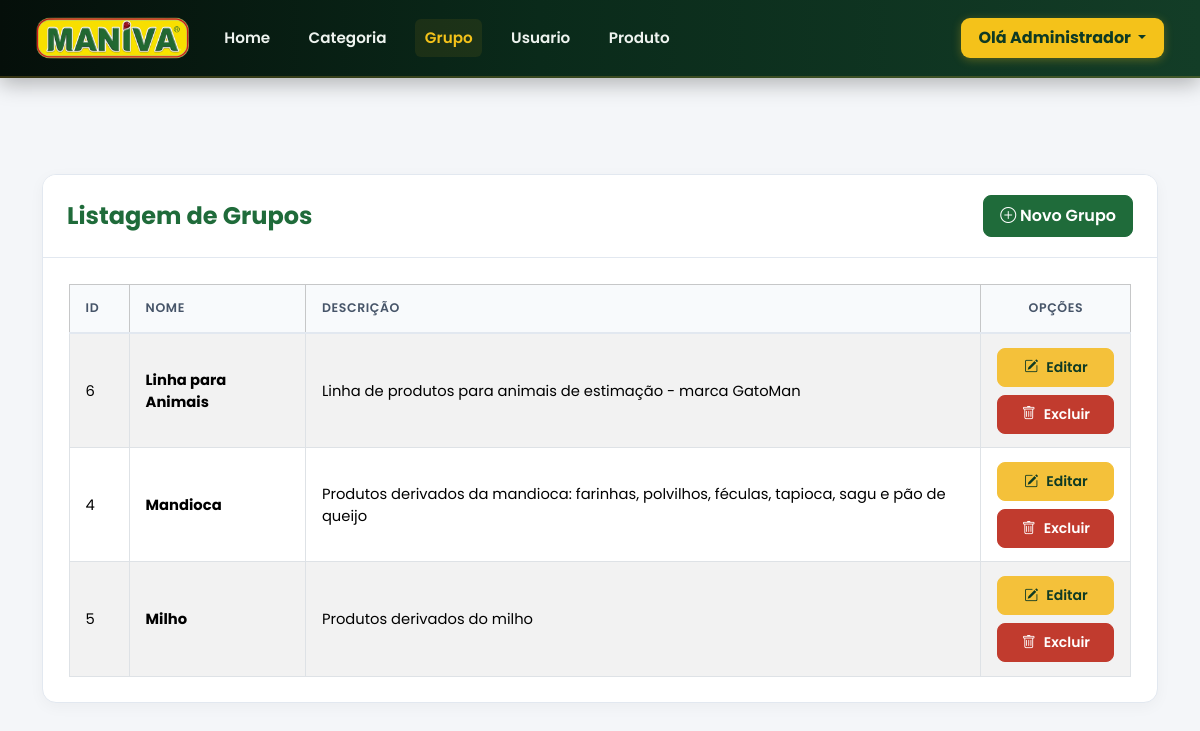
Before: /admin/listar/grupo (signed in) with the older database file.
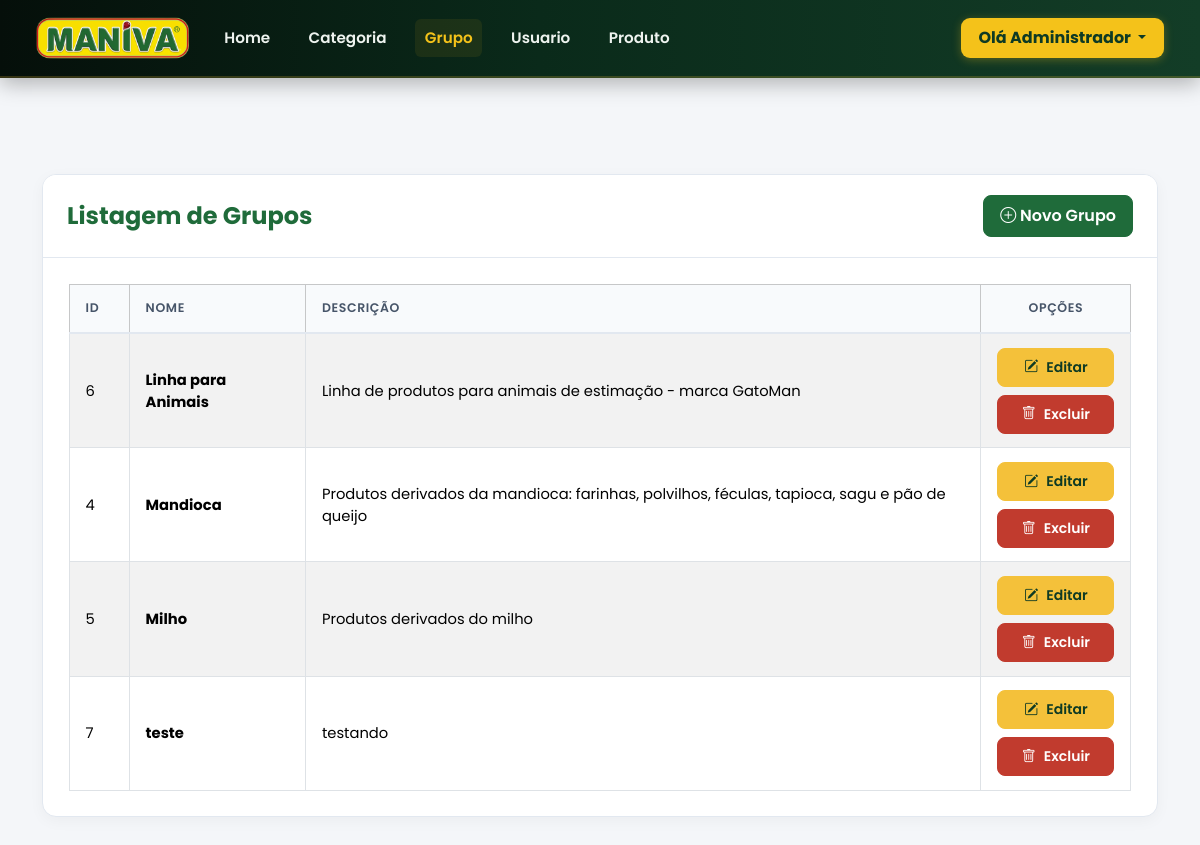
After: the same page with the newer database file.
### tables this page shows
CREATE TABLE `grupo` (
  `id` int(11) NOT NULL,
  `nome` varchar(100) NOT NULL,
  `descricao` text DEFAULT NULL
);

### admin/listar/grupo.php (the view, shortened to what this page needs)
<div class="container pt-5 pb-5">
    <div class="card">
        <div class="card-header">
            <div class="float-start">
                <h2>Listagem de Grupos</h2>
            </div>
            <div class="float-end">
                <a href="cadastrar/grupo" class="btn btn-success">
                    <i class="bi bi-plus-circle"></i> Novo Grupo
                </a>
            </div>
        </div>
        <div class="card-body">
            <table class="table table-bordered table-striped table-hover align-middle">
                <thead class="table-light">
                    <tr>
                        <th width="60px">ID</th>
                        <th>Nome</th>
                        <th>Descrição</th>
                        <th width="150px" class="text-center">Opções</th>
                    </tr>
                </thead>
                <tbody>
                    <?php
                    $sqlListar = "SELECT id, nome, descricao FROM grupo ORDER BY nome";
                    $consultaListar = $pdo->prepare($sqlListar);
                    $consultaListar->execute();
                    $dadosListar = $consultaListar->fetchAll(PDO::FETCH_OBJ);
                    foreach ($dadosListar as $dados) {
                    ?>
                        <tr>
                            <td><?= $dados->id ?></td>
                            <td><strong><?= htmlspecialchars($dados->nome) ?></strong></td>
                            <td><?= strip_tags($dados->descricao) ?></td>
                            <td class="text-center">
                                <a href="cadastrar/grupo/<?= $dados->id ?>" class="btn btn-warning btn-sm d-flex justify-content-center align-items-center gap-2 mb-2" title="Editar">
                                    <i class="bi bi-pencil-square"></i> Editar
                                </a>
                                <a href="javascript:excluir(<?= $dados->id ?>)" class="btn btn-danger btn-sm d-flex justify-content-center align-items-center gap-2" title="Excluir">
                                    <i class="bi bi-trash"></i> Excluir
                                </a>
                            </td>
                        </tr>
                    <?php
                    }
                    ?>
                </tbody>
            </table>
        </div>
    </div>
</div>

### admin/index.php (shortened to what this page needs)
<?php
require "../config.php";
?>
<!DOCTYPE html>
<html lang="pt-br">
<head>
    <link rel="stylesheet" href="https://cdn.jsdelivr.net/npm/bootstrap-icons@1.11.3/font/bootstrap-icons.min.css">
    <link href="https://cdn.jsdelivr.net/npm/bootstrap@5.3.3/dist/css/bootstrap.min.css" rel="stylesheet"
>
    <link rel="stylesheet" href="https://cdn.datatables.net/1.13.6/css/dataTables.bootstrap5.min.css">
    <link href="css/summernote-bs5.min.css" rel="stylesheet">
    <link href="css/sweetalert2.min.css" rel="stylesheet">
    <link href="css/style.css" rel="stylesheet">
</head>
<body>
    <?php
    if ((!isset($_SESSION["maniva"])) && ($_POST)) {
        $email = trim($_POST["email"] ?? NULL);
        $senha = trim($_POST["senha"] ?? NULL);
        if (!filter_var($email, FILTER_VALIDATE_EMAIL)) {
            echo "<script>mensagem('E-mail inválido', 'error');</script>";
            exit;
        } else if (strlen($senha) < 4) {
            echo "<script>mensagem('Senha inválida', 'error');</script>";
            exit;
        }
        $sqlLogin = "select id, nome, email, senha from usuario
                where ativo = 'Sim'
                AND email = :email
                limit 1";
        $consultaLogin = $pdo->prepare($sqlLogin);
        $consultaLogin->bindParam(":email", $email);
        $consultaLogin->execute();
        $dadosUsuario = $consultaLogin->fetch(PDO::FETCH_OBJ);
        if (empty($dadosUsuario->id)) {
            echo "<script>mensagem('Dados Inválidos','error');</script>";
            exit;
        } else if (!password_verify($senha, $dadosUsuario->senha)) {
            echo "<script>mensagem('Dados Inválidos','error');</script>";
            exit;
        }
        $_SESSION["maniva"] = array(
            "id" => $dadosUsuario->id,
            "nome" => $dadosUsuario->nome,
            "email" => $dadosUsuario->email
        );
        echo "<script>location.href='index.php';</script>";
    } else if (!isset($_SESSION["maniva"])) {
        include "pages/login.php";
    } else {
        $paramAtual  = $_GET["param"] ?? "pages/home";
        $partesAtual = explode("/", $paramAtual);
        $secaoAtual  = $partesAtual[1] ?? $partesAtual[0];
        function classeNav($secaoAtual, $secao)
        {
            return ($secaoAtual === $secao) ? "nav-link active" : "nav-link";
        }
        function ariaNav($secaoAtual, $secao)
        {
            return ($secaoAtual === $secao) ? ' aria-current="page"' : "";
        }
        ?>
            <nav class="navbar navbar-expand-lg navbar-dark navbar-maniva">
                <div class="container-fluid">
                    <a class="navbar-brand d-flex align-items-center gap-2" href="index.php">
                        <img src="../img/maniva.png" alt="Logo Painel" class="logo-img" height="42px">
                    </a>
                    <div class="collapse navbar-collapse" id="navbarSupportedContent">
                        <ul class="navbar-nav me-auto mb-2 mb-lg-0">
                            <li class="nav-item">
                                <a class="<?= classeNav($secaoAtual, "home") ?>"<?= ariaNav($secaoAtual, "home") ?> href="index.php">Home</a>
                            </li>
                            <li class="nav-item">
                                <a class="<?= classeNav($secaoAtual, "categoria") ?>"<?= ariaNav($secaoAtual, "categoria") ?> href="cadastrar/categoria">Categoria</a>
                            </li>
                            <li class="nav-item">
                                <a class="<?= classeNav($secaoAtual, "grupo") ?>"<?= ariaNav($secaoAtual, "grupo") ?> href="cadastrar/grupo">Grupo</a>
                            </li>
                            <li class="nav-item">
                                <a class="<?= classeNav($secaoAtual, "usuario") ?>"<?= ariaNav($secaoAtual, "usuario") ?> href="cadastrar/usuario">Usuario</a>
                            </li>
                            <li class="nav-item">
                                <a class="<?= classeNav($secaoAtual, "produto") ?>"<?= ariaNav($secaoAtual, "produto") ?> href="cadastrar/produto">Produto</a>
                            </li>
                        </ul>
                        <div class="d-flex">
                            <div class="dropdown">
                                <button class="btn btn-warning dropdown-toggle" type="button" data-bs-toggle="dropdown"
                                    aria-expanded="false">
                                    Olá <?= htmlspecialchars($_SESSION["maniva"]["nome"] ?? '') ?>
                                </button>
                            </div>
                        </div>
                    </div>
                </div>
            </nav>
            <main class="container mt-5 mb-5">
                <?php
                $param = $_GET["param"] ?? "pages/home";
                $param = explode("/", $param);
                $pasta = count($param);
                if ($pasta == 1)
                    $page = "pages/{$param[0]}.php";
                else
                    $page = "{$param[0]}/{$param[1]}.php";
                if (file_exists($page))
                    require $page;
                else
                    require "pages/erro.php";
                ?>
            </main>
        <?php
    }
    ?>
</body>
</html>

### admin/css/style.css (style rules this page uses)
:root { --cream: #FBF7EE; --green-deep: #1F6B3A; --green-mid: #2C8149; --green-light: #72C957; --yellow: #F4C13A; --berry: #C13B2E; --charcoal: #2B2118; --line: #E7DFCE; --fundo-admin: #f4f6f9; --borda-suave: #e2e8f0; }
* { box-sizing: border-box; }
html, body { margin: 0; min-height: 100vh; font-family: 'Poppins', sans-serif; background-color: var(--fundo-admin); color: #1e293b; scrollbar-width: thin; overflow-y: auto; overflow-x: hidden; }
.navbar-maniva { background: linear-gradient(90deg, #050f0a 0%, #0a2a1a 45%, #133d27 100%) !important; padding: 0.75rem 1.5rem; box-shadow: 0 6px 20px rgba(0, 0, 0, 0.28); border-bottom: 2px solid rgba(244, 193, 58, 0.2); }
.navbar-maniva .navbar-brand .logo-img { height: 42px; width: auto; display: block; transition: transform 0.2s ease; }
.navbar-maniva .nav-link { color: #eef3ef !important; font-weight: 600; font-size: 0.95rem; margin: 0 0.6rem; padding: 0.45rem 0.6rem !important; border-radius: 6px; transition: color 0.2s ease, background-color 0.2s ease; }
.navbar-maniva .nav-link.active { color: #f4c21a !important; background-color: rgba(244, 194, 26, 0.08); }
.navbar-maniva .dropdown .btn-warning { background: #f4c21a !important; color: #0e3a24 !important; border: none !important; font-weight: 700; border-radius: 9px; padding: 0.5rem 1.1rem; box-shadow: 0 2px 10px rgba(244, 194, 26, 0.3); transition: transform 0.2s ease, box-shadow 0.2s ease; }
main.container { max-width: 1240px; }
.card { border: 1px solid var(--borda-suave); border-radius: 14px; background: #ffffff; box-shadow: 0 4px 15px rgba(0, 0, 0, 0.04); overflow: hidden; margin-bottom: 2rem; }
.card-header { background: #ffffff; border-bottom: 1px solid var(--borda-suave); padding: 1.25rem 1.5rem; display: flex; align-items: center; justify-content: space-between; }
.card-header h2 { font-size: 1.5rem; font-weight: 700; color: var(--green-deep); margin: 0; }
.card-body { padding: 1.6rem; }
.table { margin-bottom: 0; font-size: 0.92rem; }
.table thead th { background-color: #f8fafc; color: #475569; font-weight: 600; text-transform: uppercase; font-size: 0.78rem; letter-spacing: 0.05em; padding: 0.9rem 1rem; border-bottom: 2px solid var(--borda-suave); }
.table tbody td { padding: 0.85rem 1rem; vertical-align: middle; }
.btn { font-weight: 600; border-radius: 8px; padding: 0.5rem 1rem; transition: all 0.2s ease; }
.btn-success { background: var(--green-deep) !important; border-color: var(--green-deep) !important; }
.btn-warning { background: var(--yellow) !important; border-color: var(--yellow) !important; color: #0e3a24 !important; }
.btn-danger { background: var(--berry) !important; border-color: var(--berry) !important; }

Changed rows visible on the page:
added grupo: id "7", nome "teste", descricao "testando"
